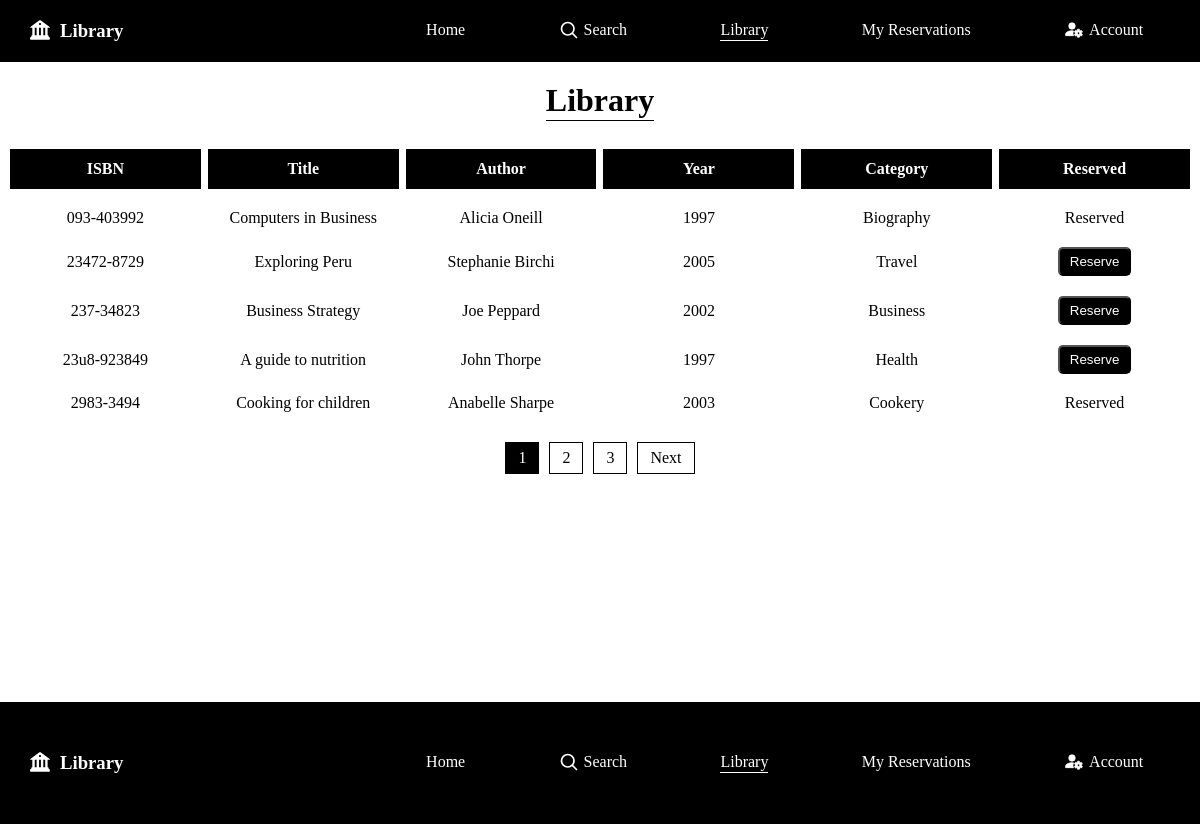
The app's page /library.php (signed in) with its own data.
### tables this page shows
CREATE TABLE `books` (
  `ISBN` varchar(20) NOT NULL,
  `BookTitle` varchar(100) DEFAULT NULL,
  `Author` varchar(100) DEFAULT NULL,
  `Edition` int DEFAULT NULL,
  `Year` int DEFAULT NULL,
  `CategoryID` varchar(3) DEFAULT NULL,
  `Reserved` char(1) DEFAULT 'N',
  PRIMARY KEY (`ISBN`),
  KEY `CategoryID` (`CategoryID`),
  CONSTRAINT `books_ibfk_1` FOREIGN KEY (`CategoryID`) REFERENCES `categories` (`CategoryID`)
);

CREATE TABLE `categories` (
  `CategoryID` varchar(3) NOT NULL,
  `CategoryDesc` varchar(50) DEFAULT NULL,
  PRIMARY KEY (`CategoryID`)
);

### public/queries/all_books.php (called while the page is built, shortened)
<?php
    $db = new Database();
    $pdo = $db->connect();
    $limit = 5;
    $page  = isset($_GET['page']) ? max(1, intval($_GET['page'])) : 1;
    $offset = ($page - 1) * $limit;
    $count_sql = "
        SELECT COUNT(*)
        FROM books
    ";
    $total_books = $pdo->query($count_sql)->fetchColumn();
    $total_pages = ceil($total_books / $limit);
    $sql = "
        SELECT
            books.*,
            reservations.Username,
            reservations.ReservedDate,
            categories.CategoryDesc
        FROM books
        LEFT JOIN reservations ON books.ISBN = reservations.ISBN
        LEFT JOIN categories ON books.categoryID = categories.categoryID
        WHERE 1=1
        LIMIT $limit OFFSET $offset
    ";
    $stmt = $pdo->query($sql);
    $books = $stmt->fetchAll(PDO::FETCH_ASSOC);
    include TEMPLATES_PATH . 'results_template.php';
?>

### public/library.php (called while the page is built, shortened)
<?php include 'includes/header.php'; ?>
<?php include QUERIES_PATH . 'all_books.php'; ?>
<?php include 'includes/footer.php'; ?>

### public/templates/results_template.php (the view, shortened to what this page needs)
<h1 class="title underline">
    <?php
        if(!empty($title) || !empty($author) || !empty($category_name)) {
            $current_page = 'search_results.php';
            echo ucfirst(str_replace('_', ' ', substr($current_page, 0, -4)));
            echo ": " . $title . " " . $author . " " . ucfirst($category_name);
        } else {
            echo ucfirst(str_replace('_', ' ', substr($current_page, 0, -4)));
        }
    ?>
</h1>
<?php if (empty($books)): ?>
    <p class="results">No books found.</p>
<?php else: ?>
    <div class="library-wrapper">
        <div class="library-header-wrapper">
            <div class="library-header-item">ISBN</div>
            <div class="library-header-item">Title</div>
            <div class="library-header-item">Author</div>
            <div class="library-header-item">Year</div>
            <div class="library-header-item">Category</div>
            <div class="library-header-item">Reserved</div>
        </div>
        <?php foreach ($books as $book): ?>
            <div class="library-results-wrapper">
                <div class="library-results-item"><?= htmlspecialchars($book['ISBN']) ?></div>
                <div class="library-results-item"><?= htmlspecialchars($book['BookTitle']) ?></div>
                <div class="library-results-item"><?= htmlspecialchars($book['Author']) ?></div>
                <div class="library-results-item"><?= htmlspecialchars($book['Year']) ?></div>
                <div class="library-results-item"><?= htmlspecialchars($book['CategoryDesc']) ?></div>
                <div class="library-results-item">
                    <?php if ($book['Reserved'] === 'Y'): ?>
                        <?php if(!empty($username)): ?>
                            <form method="POST">
                                <input type="hidden" name="isbn" value="<?= htmlspecialchars($book['ISBN']) ?>">
                                <button class="cancel-button">Cancel</button>
                            </form>
                        <?php else: ?>
                            <span class="tooltip"
                                data-tip="Reserved by <?= htmlspecialchars($book['Username']) ?> on <?= htmlspecialchars($book['ReservedDate']) ?>">
                                Reserved
                            </span>
                        <?php endif; ?>
                    <?php elseif(!empty($_SESSION['user'])): ?>
                        <form method="POST">
                            <button class="cancel-button">Reserve</button>
                        </form>
                    <?php else: ?>
                        Available
                    <?php endif; ?>
                </div>
            </div>
        <?php endforeach; ?>
    </div>
<?php endif; ?>
<?php if ($total_pages > 1): ?>
    <div class="pagination">
        <?php for ($i = 1; $i <= $total_pages; $i++): ?>
            <a class="page-btn <?= $i == $page ? 'active' : '' ?>"
            href="?<?= http_build_query(array_merge($_GET, ['page' => $i])) ?>">
            <?= $i ?>
            </a>
        <?php endfor; ?>
        <?php if ($page < $total_pages): ?>
            <a class="page-btn" href="?<?= http_build_query(array_merge($_GET, ['page' => $page+1])) ?>">Next</a>
        <?php endif; ?>
    </div>
<?php endif; ?>

### public/assets/css/main.css (style rules this page uses)
* { padding: 0; margin: 0; box-sizing: border-box; }
h1, h2, h3 { text-align: center; }
h1.underline, h2.underline { position: relative; width: fit-content; margin: 20px auto; }
h1.underline:after , h2.underline:after { content: ""; position: absolute; bottom: -2px; left: 0; width: 100%; height: 1.5px; background-color: #000; }
.library-results-wrapper .cancel-button { padding: 5px 10px; }
.search-form .search-button, form.login-form .login-button, form.register-form .register-button, .library-results-wrapper .cancel-button, form.account-form .save-button { background-color: #000; color: #fff; transition: 0.2s; border-radius: 5px; cursor: pointer; }
.pagination { display: flex; justify-content: center; margin-top: 20px; gap: 10px; }
.page-btn { padding: 6px 12px; border: 1px solid black; color: black; text-decoration: none; }
.page-btn.active { background: black; color: white; }

### public/assets/css/results.css (style rules this page uses)
.library-header-wrapper, .library-results-wrapper { display: grid; grid-template-columns: 1fr 1fr 1fr 1fr 1fr 1fr; gap: 7px; padding: 10px; }
.library-header-wrapper .library-header-item { font-weight: bold; border: 1.5px solid #000; background-color: #000; color: #fff; padding: 10px 2px; }
.library-header-wrapper .library-header-item, .library-results-wrapper .library-results-item { text-align: center; display: flex; justify-content: center; align-items: center; }
.tooltip { position: relative; cursor: pointer; }

### records on screen
books: ISBN "093-403992", BookTitle "Computers in Business", Author "Alicia Oneill", Year "1997", CategoryID.CategoryDesc "Biography"
books: ISBN "23472-8729", BookTitle "Exploring Peru", Author "Stephanie Birchi", Year "2005", CategoryID.CategoryDesc "Travel"
books: ISBN "237-34823", BookTitle "Business Strategy", Author "Joe Peppard", Year "2002", CategoryID.CategoryDesc "Business"
books: ISBN "23u8-923849", BookTitle "A guide to nutrition", Author "John Thorpe", Year "1997", CategoryID.CategoryDesc "Health"
books: ISBN "2983-3494", BookTitle "Cooking for children", Author "Anabelle Sharpe", Year "2003", CategoryID.CategoryDesc "Cookery"

### other values on screen
str_replace('_', ' ', substr($current_page, 0, -4)) "Library"
